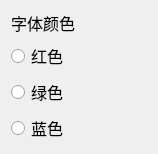
<?xml version="1.0" encoding="UTF-8"?>
<ui version="4.0">
 <class>colorform</class>
 <widget class="QWidget" name="colorform">
  <property name="geometry">
   <rect>
    <x>0</x>
    <y>0</y>
    <width>158</width>
    <height>123</height>
   </rect>
  </property>
  <property name="font">
   <font>
    <pointsize>12</pointsize>
   </font>
  </property>
  <property name="windowTitle">
   <string>Form</string>
  </property>
  <layout class="QVBoxLayout" name="verticalLayout">
   <item>
    <spacer name="verticalSpacer">
     <property name="orientation">
      <enum>Qt::Orientation::Vertical</enum>
     </property>
     <property name="sizeHint" stdset="0">
      <size>
       <width>20</width>
       <height>0</height>
      </size>
     </property>
    </spacer>
   </item>
   <item>
    <widget class="QLabel" name="label">
     <property name="font">
      <font>
       <pointsize>12</pointsize>
      </font>
     </property>
     <property name="text">
      <string>字体颜色</string>
     </property>
    </widget>
   </item>
   <item>
    <widget class="QRadioButton" name="radioButton_red">
     <property name="text">
      <string>红色</string>
     </property>
    </widget>
   </item>
   <item>
    <widget class="QRadioButton" name="radioButton_green">
     <property name="text">
      <string>绿色</string>
     </property>
    </widget>
   </item>
   <item>
    <widget class="QRadioButton" name="radioButton_blue">
     <property name="text">
      <string>蓝色</string>
     </property>
    </widget>
   </item>
   <item>
    <spacer name="verticalSpacer_2">
     <property name="orientation">
      <enum>Qt::Orientation::Vertical</enum>
     </property>
     <property name="sizeHint" stdset="0">
      <size>
       <width>20</width>
       <height>0</height>
      </size>
     </property>
    </spacer>
   </item>
  </layout>
 </widget>
 <resources/>
 <connections/>
</ui>
